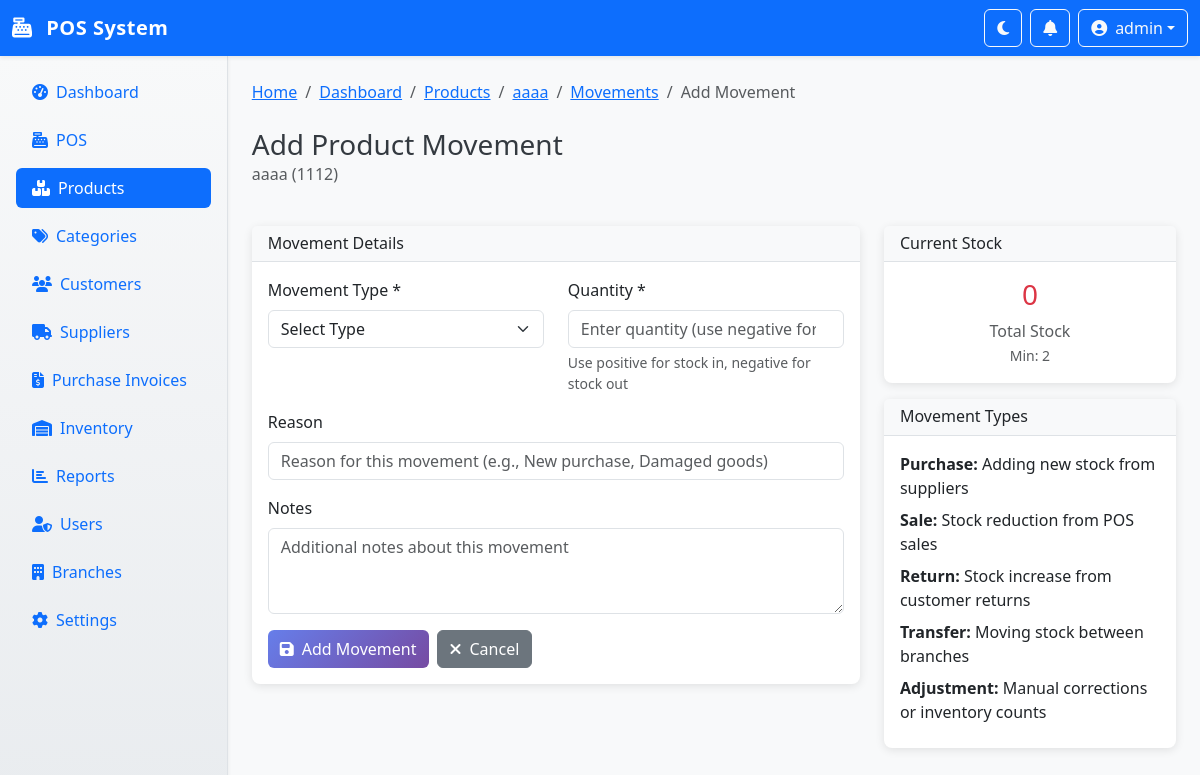
The app's page /product/1/add_movement (signed in) with its own data.
### app.py (models this page shows, shortened)
class User(UserMixin, db.Model):
    id = db.Column(db.Integer, primary_key=True)
    username = db.Column(db.String(80), unique=True, nullable=False)
    email = db.Column(db.String(120), unique=True, nullable=False)
    password_hash = db.Column(db.String(128), nullable=False)
    role = db.Column(db.String(20), nullable=False, default='cashier')  # admin, manager, cashier, inventory_manager
    is_active = db.Column(db.Boolean, default=True)
    branch_id = db.Column(db.Integer, db.ForeignKey('branch.id'), nullable=True)
    created_at = db.Column(db.DateTime, default=datetime.utcnow)
    last_login = db.Column(db.DateTime, nullable=True)
    branch = db.relationship('Branch', backref=db.backref('users', lazy=True))

class Product(db.Model):
    id = db.Column(db.Integer, primary_key=True)
    name = db.Column(db.String(200), nullable=False)
    description = db.Column(db.Text, nullable=True)
    sku = db.Column(db.String(50), unique=True, nullable=False)
    barcodes = db.Column(db.Text, nullable=True)  # JSON array of barcodes
    category_id = db.Column(db.Integer, db.ForeignKey('category.id'), nullable=True)
    price = db.Column(db.Float, nullable=False)
    cost_price = db.Column(db.Float, nullable=True)
    image = db.Column(db.String(255), nullable=True)
    is_active = db.Column(db.Boolean, default=True)
    track_inventory = db.Column(db.Boolean, default=True)
    min_stock = db.Column(db.Integer, default=0)
    max_stock = db.Column(db.Integer, nullable=True)
    box_qty = db.Column(db.Integer, default=1)  # Units per box
    is_favorite = db.Column(db.Boolean, default=False)  # Favorite product
    expiry_date = db.Column(db.Date, nullable=True)  # Expiration date
    created_at = db.Column(db.DateTime, default=datetime.utcnow)
    updated_at = db.Column(db.DateTime, default=datetime.utcnow, onupdate=datetime.utcnow)
    category = db.relationship('Category', backref=db.backref('products', lazy=True))
    inventories = db.relationship('Inventory', backref='product', lazy=True)
    @property
    def barcode_list(self):
        """Get barcodes as a list"""
        if self.barcodes:
            try:
                return json.loads(self.barcodes)
            except:
                return [self.barcodes] if self.barcodes else []
        return []

### app.py (the view, shortened to what this page needs)
@app.route('/product/<int:id>/add_movement', methods=['GET', 'POST'])
@login_required
def add_product_movement(id):
    product = Product.query.get_or_404(id)
    return render_template('add_movement.html', product=product)

### app.py (called while the page is built)
@login_manager.user_loader
def load_user(user_id):
    return User.query.get(int(user_id))

@app.context_processor
def inject_held_transactions_count():
    if current_user.is_authenticated:
        count = HeldTransaction.query.filter(
            HeldTransaction.user_id == current_user.id,
            HeldTransaction.expires_at > datetime.utcnow()
        ).count()
        return {'held_transactions_count': count}
    return {'held_transactions_count': 0}

### templates/add_movement.html (shortened to what this page needs)
{% extends "base.html" %}
{% block breadcrumb_items %}
<li class="breadcrumb-item"><a href="{{ url_for('index') }}">Dashboard</a></li>
<li class="breadcrumb-item"><a href="{{ url_for('products') }}">Products</a></li>
<li class="breadcrumb-item"><a href="{{ url_for('edit_product', id=product.id) }}">{{ product.name }}</a></li>
<li class="breadcrumb-item"><a href="{{ url_for('product_movements', id=product.id) }}">Movements</a></li>
<li class="breadcrumb-item active">Add Movement</li>
{% endblock %}
{% block content %}
<div class="row mb-4">
    <div class="col-12">
        <h1 class="h3 mb-0">Add Product Movement</h1>
        <p class="text-muted">{{ product.name }} ({{ product.sku }})</p>
    </div>
</div>
<div class="row">
    <div class="col-lg-8">
        <div class="card">
            <div class="card-header">
                <h6 class="mb-0">Movement Details</h6>
            </div>
            <div class="card-body">
                <form method="POST">
                    <div class="row">
                        <div class="col-md-6 mb-3">
                            <label class="form-label">Movement Type *</label>
                            <select class="form-select" name="movement_type" required>
                                <option value="">Select Type</option>
                            </select>
                        </div>
                        <div class="col-md-6 mb-3">
                            <label class="form-label">Quantity *</label>
                            <input type="number" class="form-control" name="quantity" required
                                   placeholder="Enter quantity (use negative for stock out)">
                            <div class="form-text">Use positive for stock in, negative for stock out</div>
                        </div>
                    </div>
                    <div class="mb-3">
                        <label class="form-label">Reason</label>
                        <input type="text" class="form-control" name="reason"
                               placeholder="Reason for this movement (e.g., New purchase, Damaged goods)">
                    </div>
                    <div class="mb-3">
                        <label class="form-label">Notes</label>
                        <textarea class="form-control" name="notes" rows="3"
                                  placeholder="Additional notes about this movement"></textarea>
                    </div>
                    <div class="d-flex gap-2">
                        <button type="submit" class="btn btn-primary">
                            <i class="fas fa-save me-2"></i>Add Movement
                        </button>
                        <a href="{{ url_for('product_movements', id=product.id) }}" class="btn btn-secondary">
                            <i class="fas fa-times me-2"></i>Cancel
                        </a>
                    </div>
                </form>
            </div>
        </div>
    </div>
    <div class="col-lg-4">
        <div class="card">
            <div class="card-header">
                <h6 class="mb-0">Current Stock</h6>
            </div>
            <div class="card-body">
                {% set total_stock = 0 %}
                {% for inventory in product.inventories %}
                {% set total_stock = total_stock + inventory.quantity %}
                {% endfor %}
                <div class="text-center">
                    <h3 class="{% if total_stock <= product.min_stock %}text-danger{% elif total_stock <= product.min_stock * 2 %}text-warning{% else %}text-success{% endif %}">
                        {{ total_stock }}
                    </h3>
                    <p class="text-muted mb-0">Total Stock</p>
                    {% if product.min_stock > 0 %}
                    <small class="text-muted">Min: {{ product.min_stock }}</small>
                    {% endif %}
                </div>
            </div>
        </div>
        <div class="card mt-3">
            <div class="card-header">
                <h6 class="mb-0">Movement Types</h6>
            </div>
            <div class="card-body">
                <div class="mb-2">
                    <strong>Purchase:</strong> Adding new stock from suppliers
                </div>
                <div class="mb-2">
                    <strong>Sale:</strong> Stock reduction from POS sales
                </div>
                <div class="mb-2">
                    <strong>Return:</strong> Stock increase from customer returns
                </div>
                <div class="mb-2">
                    <strong>Transfer:</strong> Moving stock between branches
                </div>
                <div class="mb-2">
                    <strong>Adjustment:</strong> Manual corrections or inventory counts
                </div>
            </div>
        </div>
    </div>
</div>
{% endblock %}

### templates/base.html (shortened to what this page needs)
<!DOCTYPE html>
<html lang="en" data-bs-theme="light">
<head>
    <link href="https://cdn.jsdelivr.net/npm/bootstrap@5.3.0/dist/css/bootstrap.min.css" rel="stylesheet">
    <link href="https://cdnjs.cloudflare.com/ajax/libs/font-awesome/6.4.0/css/all.min.css" rel="stylesheet">
    <link href="{{ url_for('static', filename='css/style.css') }}" rel="stylesheet">
</head>
<body class="bg-light">
    <nav class="navbar navbar-expand-lg navbar-dark bg-primary shadow-sm" id="top-navbar">
        <div class="container-fluid">
            <a class="navbar-brand fw-bold" href="{{ url_for('index') }}">
                <i class="fas fa-cash-register me-2"></i>
                POS System
            </a>
            <div class="d-flex align-items-center">
                <button class="btn btn-outline-light me-2" id="theme-toggle" title="Toggle Theme">
                    <i class="fas fa-moon"></i>
                </button>
                <div class="dropdown me-2">
                    <button class="btn btn-outline-light position-relative" type="button" id="notifications-dropdown" data-bs-toggle="dropdown">
                        <i class="fas fa-bell"></i>
                    </button>
                </div>
                <div class="dropdown">
                    <button class="btn btn-outline-light dropdown-toggle d-flex align-items-center" type="button" id="user-dropdown" data-bs-toggle="dropdown">
                        <i class="fas fa-user-circle me-2"></i>
                        <span class="d-none d-sm-inline">{{ current_user.username }}</span>
                    </button>
                </div>
            </div>
        </div>
    </nav>
    <div class="d-flex">
        <nav id="sidebar" class="bg-white shadow-sm border-end" style="width: 250px; min-height: calc(100vh - 56px);">
            <div class="p-3">
                <ul class="nav nav-pills flex-column">
                    <li class="nav-item mb-2">
                        <a class="nav-link {% if request.endpoint == 'index' %}active{% endif %}" href="{{ url_for('index') }}">
                            <i class="fas fa-tachometer-alt me-2"></i>Dashboard
                        </a>
                    </li>
                    <li class="nav-item mb-2">
                        <a class="nav-link {% if request.endpoint == 'pos' %}active{% endif %}" href="{{ url_for('pos') }}">
                            <i class="fas fa-cash-register me-2"></i>POS
                        </a>
                    </li>
                    <li class="nav-item mb-2">
                        <a class="nav-link {% if 'product' in request.endpoint %}active{% endif %}" href="{{ url_for('products') }}">
                            <i class="fas fa-boxes me-2"></i>Products
                        </a>
                    </li>
                    <li class="nav-item mb-2">
                        <a class="nav-link {% if 'category' in request.endpoint %}active{% endif %}" href="{{ url_for('categories') }}">
                            <i class="fas fa-tags me-2"></i>Categories
                        </a>
                    </li>
                    <li class="nav-item mb-2">
                        <a class="nav-link {% if 'customer' in request.endpoint %}active{% endif %}" href="{{ url_for('customers') }}">
                            <i class="fas fa-users me-2"></i>Customers
                        </a>
                    </li>
                    <li class="nav-item mb-2">
                        <a class="nav-link {% if 'supplier' in request.endpoint %}active{% endif %}" href="{{ url_for('suppliers') }}">
                            <i class="fas fa-truck me-2"></i>Suppliers
                        </a>
                    </li>
                    <li class="nav-item mb-2">
                        <a class="nav-link {% if 'purchase_invoice' in request.endpoint %}active{% endif %}" href="{{ url_for('purchase_invoices') }}">
                            <i class="fas fa-file-invoice-dollar me-2"></i>Purchase Invoices
                        </a>
                    </li>
                    {% if current_user.role in ['admin', 'manager'] %}
                    <li class="nav-item mb-2">
                        <a class="nav-link {% if 'inventory' in request.endpoint %}active{% endif %}" href="{{ url_for('inventory') }}">
                            <i class="fas fa-warehouse me-2"></i>Inventory
                        </a>
                    </li>
                    <li class="nav-item mb-2">
                        <a class="nav-link {% if 'report' in request.endpoint %}active{% endif %}" href="{{ url_for('reports') }}">
                            <i class="fas fa-chart-bar me-2"></i>Reports
                        </a>
                    </li>
                    {% endif %}
                    {% if current_user.role == 'admin' %}
                    <li class="nav-item mb-2">
                        <a class="nav-link {% if 'user' in request.endpoint %}active{% endif %}" href="{{ url_for('users') }}">
                            <i class="fas fa-user-shield me-2"></i>Users
                        </a>
                    </li>
                    <li class="nav-item mb-2">
                        <a class="nav-link {% if 'branch' in request.endpoint %}active{% endif %}" href="{{ url_for('branches') }}">
                            <i class="fas fa-building me-2"></i>Branches
                        </a>
                    </li>
                    <li class="nav-item mb-2">
                        <a class="nav-link {% if request.endpoint == 'settings' %}active{% endif %}" href="{{ url_for('settings') }}">
                            <i class="fas fa-cog me-2"></i>Settings
                        </a>
                    </li>
                    {% endif %}
                </ul>
            </div>
        </nav>
        <main class="flex-fill p-4" id="main-content">
            {% block breadcrumb %}
            <nav aria-label="breadcrumb" class="mb-4">
                <ol class="breadcrumb">
                    <li class="breadcrumb-item"><a href="{{ url_for('index') }}">Home</a></li>
                    {% block breadcrumb_items %}{% endblock %}
                </ol>
            </nav>
            {% endblock %}
            {% block content %}{% endblock %}
        </main>
    </div>
</body>
</html>

### static/css/style.css (style rules this page uses)
:root { --primary-color: #667eea; --secondary-color: #764ba2; --success-color: #28a745; --warning-color: #ffc107; --danger-color: #dc3545; --info-color: #17a2b8; --light-color: #f8f9fa; --dark-color: #343a40; --border-radius: 8px; --box-shadow: 0 2px 10px rgba(0, 0, 0, 0.1); --transition: all 0.3s ease; }
body { font-family: 'Segoe UI', Tahoma, Geneva, Verdana, sans-serif; background-color: var(--light-color); color: var(--dark-color); }
.navbar-brand { font-weight: 700; letter-spacing: 0.5px; }
.nav-link { font-weight: 500; transition: var(--transition); }
.nav-link.active { background-color: rgba(255, 255, 255, 0.1); border-radius: 6px; }
#sidebar { background: linear-gradient(180deg, #f8f9fa 0%, #e9ecef 100%); border-right: 1px solid #dee2e6; transition: var(--transition); }
.card { border: none; border-radius: var(--border-radius); box-shadow: var(--box-shadow); transition: var(--transition); }
.card-header { background-color: #f8f9fa; border-bottom: 1px solid #dee2e6; font-weight: 600; }
.btn { border-radius: 6px; font-weight: 500; transition: var(--transition); }
.btn-primary { background: linear-gradient(135deg, var(--primary-color) 0%, var(--secondary-color) 100%); border: none; }
.form-control, .form-select { border-radius: 6px; border: 1px solid #dee2e6; transition: var(--transition); }
#theme-toggle { transition: var(--transition); }

### records on screen
User: username "admin"
Product: name "aaaa", sku "1112", min_stock "2"

### other values on screen
{{ total_stock }} "0"
